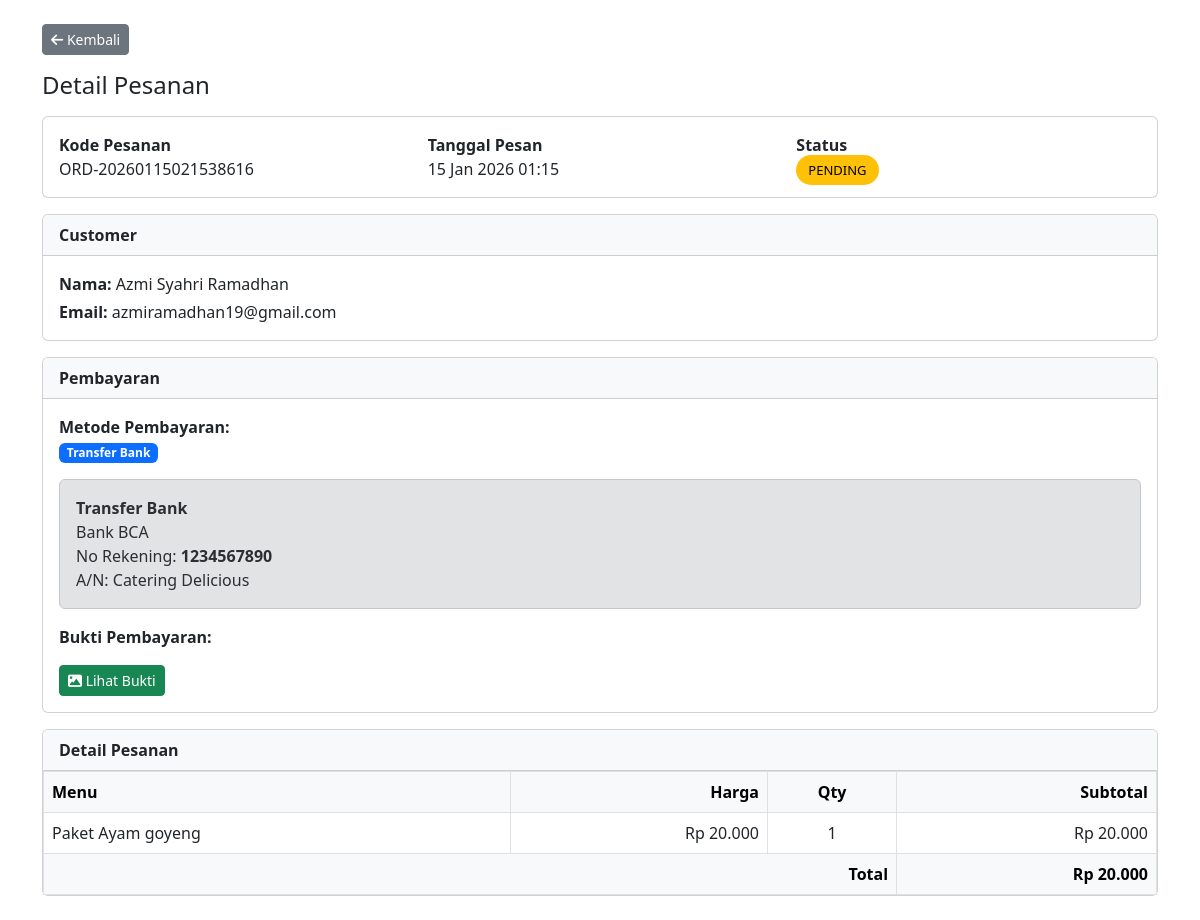
The app's page /admin/pesanan_detail.php?id=10 (signed in) with its own data.
### tables this page shows
CREATE TABLE `pesanan` (
  `id` int(11) NOT NULL,
  `user_id` int(11) DEFAULT NULL,
  `kode_pesanan` varchar(50) NOT NULL,
  `tanggal_acara` date NOT NULL,
  `waktu_acara` time NOT NULL,
  `alamat_pengiriman` text NOT NULL,
  `jumlah_porsi` int(11) NOT NULL,
  `total_harga` decimal(10,2) NOT NULL,
  `catatan` text DEFAULT NULL,
  `metode_pembayaran` varchar(50) DEFAULT NULL,
  `bukti_pembayaran` varchar(255) DEFAULT NULL,
  `status` enum('pending','dikonfirmasi','diproses','selesai','dibatalkan') DEFAULT 'pending',
  `created_at` timestamp NOT NULL DEFAULT current_timestamp(),
  `status_pembayaran` enum('belum_bayar','menunggu_verifikasi','lunas') DEFAULT 'belum_bayar'
);

CREATE TABLE `users` (
  `id` int(11) NOT NULL,
  `nama` varchar(100) NOT NULL,
  `email` varchar(100) NOT NULL,
  `password` varchar(255) NOT NULL,
  `telepon` varchar(20) DEFAULT NULL,
  `alamat` text DEFAULT NULL,
  `role` enum('admin','customer') DEFAULT 'customer',
  `created_at` timestamp NOT NULL DEFAULT current_timestamp()
);

CREATE TABLE `pesanan_detail` (
  `id` int(11) NOT NULL,
  `pesanan_id` int(11) DEFAULT NULL,
  `menu_id` int(11) DEFAULT NULL,
  `paket_id` int(11) DEFAULT NULL,
  `nama_item` varchar(100) NOT NULL,
  `harga` decimal(10,2) NOT NULL,
  `jumlah` int(11) NOT NULL,
  `subtotal` decimal(10,2) NOT NULL
);

CREATE TABLE `menu` (
  `id` int(11) NOT NULL,
  `kategori_id` int(11) DEFAULT NULL,
  `nama_menu` varchar(100) NOT NULL,
  `deskripsi` text DEFAULT NULL,
  `harga` int(11) DEFAULT NULL,
  `gambar` varchar(255) DEFAULT NULL,
  `status` enum('tersedia','habis') DEFAULT 'tersedia',
  `created_at` timestamp NOT NULL DEFAULT current_timestamp()
);

### config.php (called while the page is built, shortened)
<?php
function format_rupiah($angka) {
    return "Rp " . number_format($angka, 0, ',', '.');
}

### admin/pesanan_detail.php (the view, shortened to what this page needs)
<?php
require_once '../config.php';
$id = $_GET['id'] ?? null;
$q_pesanan = mysqli_query($conn, "
    SELECT p.*, u.nama, u.email
    FROM pesanan p
    JOIN users u ON p.user_id = u.id
    WHERE p.id = '$id'
");
$pesanan = mysqli_fetch_assoc($q_pesanan);
$q_detail = mysqli_query($conn, "
    SELECT d.*, m.nama_menu
    FROM pesanan_detail d
    JOIN menu m ON d.menu_id = m.id
    WHERE d.pesanan_id = '$id'
");
?>
<!DOCTYPE html>
<html lang="id">
<head>
    <link href="https://cdn.jsdelivr.net/npm/bootstrap@5.3.0/dist/css/bootstrap.min.css" rel="stylesheet">
    <link href="https://cdnjs.cloudflare.com/ajax/libs/font-awesome/6.4.0/css/all.min.css" rel="stylesheet">
</head>
<body>
<div class="container my-4">
    <a href="pesanan.php" class="btn btn-secondary btn-sm mb-3">
        <i class="fas fa-arrow-left"></i> Kembali
    </a>
    <h4 class="mb-3">Detail Pesanan</h4>
    <div class="card mb-3">
        <div class="card-body">
            <div class="row">
                <div class="col-md-4">
                    <strong>Kode Pesanan</strong><br>
                    <?= $pesanan['kode_pesanan'] ?>
                </div>
                <div class="col-md-4">
                    <strong>Tanggal Pesan</strong><br>
                    <?= date('d M Y H:i', strtotime($pesanan['created_at'])) ?>
                </div>
                <div class="col-md-4">
                    <strong>Status</strong><br>
                    <span class="badge-status <?= $pesanan['status'] ?>">
                        <?= strtoupper($pesanan['status']) ?>
                    </span>
                </div>
            </div>
        </div>
    </div>
    <div class="card mb-3">
        <div class="card-header bg-light">
            <strong>Customer</strong>
        </div>
        <div class="card-body">
            <p class="mb-1"><strong>Nama:</strong> <?= htmlspecialchars($pesanan['nama']) ?></p>
            <p class="mb-0"><strong>Email:</strong> <?= htmlspecialchars($pesanan['email']) ?></p>
        </div>
    </div>
    <div class="card mb-3">
        <div class="card-header bg-light">
            <strong>Pembayaran</strong>
        </div>
        <div class="card-body">
            <p>
                <strong>Metode Pembayaran:</strong><br>
                <span class="badge bg-primary"><?= $pesanan['metode_pembayaran'] ?></span>
            </p>
            <div class="alert alert-secondary">
                <?php if ($pesanan['metode_pembayaran'] == 'Transfer Bank'): ?>
                    <strong>Transfer Bank</strong><br>
                    Bank BCA<br>
                    No Rekening: <strong>1234567890</strong><br>
                    A/N: Catering Delicious
                <?php elseif ($pesanan['metode_pembayaran'] == 'QRIS'): ?>
                    <strong>QRIS</strong><br>
                    Pembayaran via QRIS resmi Catering Delicious
                <?php else: ?>
                    <strong>COD</strong><br>
                    Bayar saat pesanan diterima
                <?php endif; ?>
            </div>
            <p><strong>Bukti Pembayaran:</strong></p>
            <?php if (!empty($pesanan['bukti_pembayaran'])): ?>
                <a href="../uploads/bukti/<?= $pesanan['bukti_pembayaran'] ?>"
                   target="_blank"
                   class="btn btn-success btn-sm">
                    <i class="fas fa-image"></i> Lihat Bukti
                </a>
            <?php else: ?>
                <span class="text-muted">Belum ada bukti pembayaran</span>
            <?php endif; ?>
        </div>
    </div>
    <div class="card mb-3">
        <div class="card-header bg-light">
            <strong>Detail Pesanan</strong>
        </div>
        <div class="card-body p-0">
            <table class="table table-bordered mb-0">
                <thead class="table-light">
                    <tr>
                        <th>Menu</th>
                        <th class="text-end">Harga</th>
                        <th class="text-center">Qty</th>
                        <th class="text-end">Subtotal</th>
                    </tr>
                </thead>
                <tbody>
                    <?php while ($d = mysqli_fetch_assoc($q_detail)): ?>
                    <tr>
                        <td><?= $d['nama_menu'] ?></td>
                        <td class="text-end"><?= format_rupiah($d['harga']) ?></td>
                        <td class="text-center"><?= $d['jumlah'] ?></td>
                        <td class="text-end"><?= format_rupiah($d['subtotal']) ?></td>
                    </tr>
                    <?php endwhile; ?>
                    <tr class="table-light">
                        <td colspan="3" class="text-end"><strong>Total</strong></td>
                        <td class="text-end"><strong><?= format_rupiah($pesanan['total_harga']) ?></strong></td>
                    </tr>
                </tbody>
            </table>
        </div>
    </div>
</div>
</body>
</html>

### admin/pesanan_detail.php (style rules this page uses)
.badge-status { padding:6px 12px; border-radius:20px; font-size:13px; color:#fff; }
.pending { background:#ffc107;color:#000; }

### records on screen
pesanan: kode_pesanan "ORD-20260115021538616", created_at "15 Jan 2026 01:15", status "PENDING", user.nama "Azmi Syahri Ramadhan", user.email "azmiramadhan19@gmail.com", metode_pembayaran "Transfer Bank", total_harga "Rp 20.000"
pesanan_detail: menu.nama_menu "Paket Ayam goyeng", harga "Rp 20.000", jumlah "1", subtotal "Rp 20.000"
